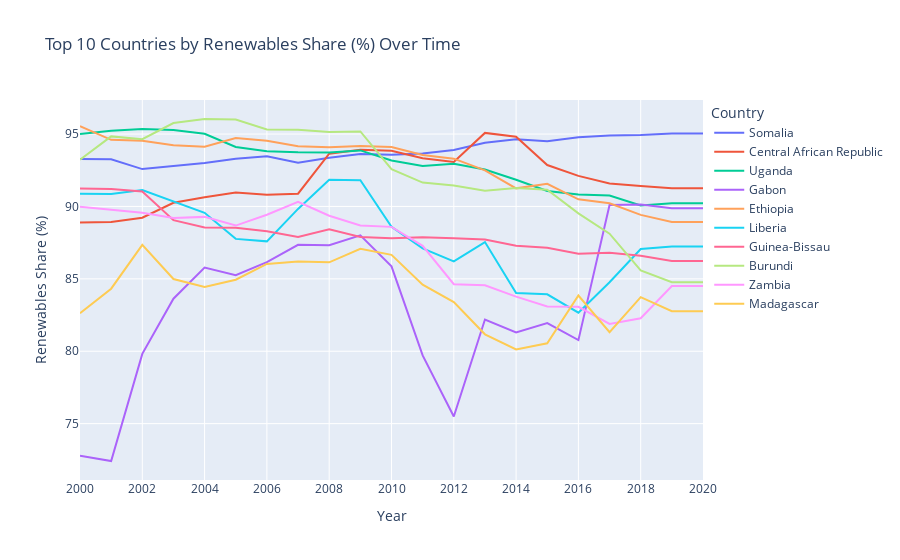

Notebook code for this chart:
### Code cell
import pandas as pd
import plotly.express as px

# Load  dataset
df = pd.read_csv("../data/cleaned/enhanced_energy_features_final.csv")

# Ensure year is an integer
df['year'] = df['year'].astype(int)

# Step 1: Get top 10 countries by renewables share in 2020
top10_countries = (
    df[df['year'] == 2020]
    .nlargest(10, 'renewables_share_pct')
    .sort_values('renewables_share_pct', ascending=False)
)['country'].tolist()

# Step 2: Filter dataset and avoid SettingWithCopyWarning
df_top10 = df[df['country'].isin(top10_countries)].copy()

# Reset index (help in avoiding some warnings)
df_top10.reset_index(drop=True, inplace=True)

# Explicitly set country order using .loc to avoid warning
df_top10.loc[:, 'country'] = pd.Categorical(
    df_top10['country'],
    categories=top10_countries,
    ordered=True
)

# Step 3: Create line chart with legend ordered
fig = px.line(
    df_top10,
    x='year',
    y='renewables_share_pct',
    color='country',
    title='Top 10 Countries by Renewables Share (%) Over Time',
    labels={
        'renewables_share_pct': 'Renewables Share (%)',
        'year': 'Year'
    },
    category_orders={'country': top10_countries},  # ensure proper legend order
)

# Step 4: Format chart layout
fig.update_layout(
    legend_title_text='Country',
    legend_traceorder='normal',
    legend=dict(
        font=dict(size=12),
        yanchor="top",
        y=1,
        xanchor="left",
        x=1.01
    ),
    xaxis=dict(tickmode='linear', tick0=2000, dtick=2),
)

fig.show()

### Figure 1 — Plotly figure (JSON) as saved in the notebook; plotly's stock layout.template omitted (floating-point values rounded to 4 significant figures)
{"data": [{"hovertemplate": "country=Somalia<br>Year=%{x}<br>Renewables Share (%)=%{y}<extra></extra>", "legendgroup": "Somalia", "line": {"color": "#636efa", "dash": "solid"}, "marker": {"symbol": "circle"}, "mode": "lines", "name": "Somalia", "orientation": "v", "showlegend": true, "type": "scatter", "x": [2000, 2001, 2002, 2003, 2004, 2005, 2006, 2007, 2008, 2009, 2010, 2011, 2012, 2013, 2014, 2015, 2016, 2017, 2018, 2019, 2020], "xaxis": "x", "y": [93.28, 93.26, 92.58, 92.8, 93, 93.3, 93.47, 93.02, 93.37, 93.63, 93.57, 93.65, 93.9, 94.4, 94.64, 94.5, 94.78, 94.9, 94.93, 95.03, 95.03], "yaxis": "y"}, {"hovertemplate": "country=Central African Republic<br>Year=%{x}<br>Renewables Share (%)=%{y}<extra></extra>", "legendgroup": "Central African Republic", "line": {"color": "#EF553B", "dash": "solid"}, "marker": {"symbol": "circle"}, "mode": "lines", "name": "Central African Republic", "orientation": "v", "showlegend": true, "type": "scatter", "x": [2000, 2001, 2002, 2003, 2004, 2005, 2006, 2007, 2008, 2009, 2010, 2011, 2012, 2013, 2014, 2015, 2016, 2017, 2018, 2019, 2020], "xaxis": "x", "y": [88.9, 88.92, 89.22, 90.25, 90.64, 90.96, 90.8, 90.88, 93.64, 93.91, 93.84, 93.33, 93.07, 95.08, 94.82, 92.86, 92.11, 91.58, 91.42, 91.26, 91.26], "yaxis": "y"}, {"hovertemplate": "country=Uganda<br>Year=%{x}<br>Renewables Share (%)=%{y}<extra></extra>", "legendgroup": "Uganda", "line": {"color": "#00cc96", "dash": "solid"}, "marker": {"symbol": "circle"}, "mode": "lines", "name": "Uganda", "orientation": "v", "showlegend": true, "type": "scatter", "x": [2000, 2001, 2002, 2003, 2004, 2005, 2006, 2007, 2008, 2009, 2010, 2011, 2012, 2013, 2014, 2015, 2016, 2017, 2018, 2019, 2020], "xaxis": "x", "y": [95.01, 95.22, 95.35, 95.28, 95.02, 94.11, 93.82, 93.74, 93.73, 93.87, 93.18, 92.79, 92.95, 92.55, 91.84, 91.07, 90.83, 90.76, 90.07, 90.22, 90.22], "yaxis": "y"}, {"hovertemplate": "country=Gabon<br>Year=%{x}<br>Renewables Share (%)=%{y}<extra></extra>", "legendgroup": "Gabon", "line": {"color": "#ab63fa", "dash": "solid"}, "marker": {"symbol": "circle"}, "mode": "lines", "name": "Gabon", "orientation": "v", "showlegend": true, "type": "scatter", "x": [2000, 2001, 2002, 2003, 2004, 2005, 2006, 2007, 2008, 2009, 2010, 2011, 2012, 2013, 2014, 2015, 2016, 2017, 2018, 2019, 2020], "xaxis": "x", "y": [72.78, 72.42, 79.82, 83.63, 85.78, 85.25, 86.16, 87.35, 87.32, 88, 85.86, 79.71, 75.49, 82.19, 81.3, 81.95, 80.77, 90.1, 90.13, 89.88, 89.88], "yaxis": "y"}, {"hovertemplate": "country=Ethiopia<br>Year=%{x}<br>Renewables Share (%)=%{y}<extra></extra>", "legendgroup": "Ethiopia", "line": {"color": "#FFA15A", "dash": "solid"}, "marker": {"symbol": "circle"}, "mode": "lines", "name": "Ethiopia", "orientation": "v", "showlegend": true, "type": "scatter", "x": [2000, 2001, 2002, 2003, 2004, 2005, 2006, 2007, 2008, 2009, 2010, 2011, 2012, 2013, 2014, 2015, 2016, 2017, 2018, 2019, 2020], "xaxis": "x", "y": [95.55, 94.6, 94.53, 94.23, 94.13, 94.73, 94.54, 94.16, 94.09, 94.18, 94.11, 93.56, 93.3, 92.49, 91.25, 91.56, 90.49, 90.22, 89.42, 88.92, 88.92], "yaxis": "y"}, {"hovertemplate": "country=Liberia<br>Year=%{x}<br>Renewables Share (%)=%{y}<extra></extra>", "legendgroup": "Liberia", "line": {"color": "#19d3f3", "dash": "solid"}, "marker": {"symbol": "circle"}, "mode": "lines", "name": "Liberia", "orientation": "v", "showlegend": true, "type": "scatter", "x": [2000, 2001, 2002, 2003, 2004, 2005, 2006, 2007, 2008, 2009, 2010, 2011, 2012, 2013, 2014, 2015, 2016, 2017, 2018, 2019, 2020], "xaxis": "x", "y": [90.88, 90.86, 91.14, 90.35, 89.56, 87.76, 87.59, 89.83, 91.84, 91.81, 88.59, 87.1, 86.21, 87.54, 84.02, 83.93, 82.66, 84.77, 87.06, 87.24, 87.24], "yaxis": "y"}, {"hovertemplate": "country=Guinea-Bissau<br>Year=%{x}<br>Renewables Share (%)=%{y}<extra></extra>", "legendgroup": "Guinea-Bissau", "line": {"color": "#FF6692", "dash": "solid"}, "marker": {"symbol": "circle"}, "mode": "lines", "name": "Guinea-Bissau", "orientation": "v", "showlegend": true, "type": "scatter", "x": [2000, 2001, 2002, 2003, 2004, 2005, 2006, 2007, 2008, 2009, 2010, 2011, 2012, 2013, 2014, 2015, 2016, 2017, 2018, 2019, 2020], "xaxis": "x", "y": [91.24, 91.21, 91.04, 89.05, 88.55, 88.53, 88.29, 87.9, 88.42, 87.89, 87.81, 87.87, 87.81, 87.71, 87.28, 87.15, 86.73, 86.8, 86.59, 86.24, 86.24], "yaxis": "y"}, {"hovertemplate": "country=Burundi<br>Year=%{x}<br>Renewables Share (%)=%{y}<extra></extra>", "legendgroup": "Burundi", "line": {"color": "#B6E880", "dash": "solid"}, "marker": {"symbol": "circle"}, "mode": "lines", "name": "Burundi", "orientation": "v", "showlegend": true, "type": "scatter", "x": [2000, 2001, 2002, 2003, 2004, 2005, 2006, 2007, 2008, 2009, 2010, 2011, 2012, 2013, 2014, 2015, 2016, 2017, 2018, 2019, 2020], "xaxis": "x", "y": [93.23, 94.84, 94.65, 95.76, 96.04, 96.01, 95.31, 95.29, 95.15, 95.18, 92.57, 91.65, 91.45, 91.08, 91.28, 91.15, 89.52, 88.12, 85.58, 84.77, 84.77], "yaxis": "y"}, {"hovertemplate": "country=Zambia<br>Year=%{x}<br>Renewables Share (%)=%{y}<extra></extra>", "legendgroup": "Zambia", "line": {"color": "#FF97FF", "dash": "solid"}, "marker": {"symbol": "circle"}, "mode": "lines", "name": "Zambia", "orientation": "v", "showlegend": true, "type": "scatter", "x": [2000, 2001, 2002, 2003, 2004, 2005, 2006, 2007, 2008, 2009, 2010, 2011, 2012, 2013, 2014, 2015, 2016, 2017, 2018, 2019, 2020], "xaxis": "x", "y": [89.98, 89.76, 89.56, 89.2, 89.28, 88.68, 89.43, 90.32, 89.36, 88.68, 88.59, 87.28, 84.63, 84.56, 83.77, 83.09, 83.07, 81.89, 82.28, 84.5, 84.5], "yaxis": "y"}, {"hovertemplate": "country=Madagascar<br>Year=%{x}<br>Renewables Share (%)=%{y}<extra></extra>", "legendgroup": "Madagascar", "line": {"color": "#FECB52", "dash": "solid"}, "marker": {"symbol": "circle"}, "mode": "lines", "name": "Madagascar", "orientation": "v", "showlegend": true, "type": "scatter", "x": [2000, 2001, 2002, 2003, 2004, 2005, 2006, 2007, 2008, 2009, 2010, 2011, 2012, 2013, 2014, 2015, 2016, 2017, 2018, 2019, 2020], "xaxis": "x", "y": [82.62, 84.32, 87.35, 84.99, 84.44, 84.94, 86.03, 86.19, 86.14, 87.07, 86.66, 84.6, 83.4, 81.17, 80.12, 80.55, 83.85, 81.32, 83.74, 82.77, 82.77], "yaxis": "y"}], "layout": {"legend": {"font": {"size": 12}, "title": {"text": "Country"}, "tracegroupgap": 0, "traceorder": "normal", "x": 1.01, "xanchor": "left", "y": 1, "yanchor": "top"}, "title": {"text": "Top 10 Countries by Renewables Share (%) Over Time"}, "xaxis": {"anchor": "y", "domain": [0, 1], "dtick": 2, "tick0": 2000, "tickmode": "linear", "title": {"text": "Year"}}, "yaxis": {"anchor": "x", "domain": [0, 1], "title": {"text": "Renewables Share (%)"}}}}
